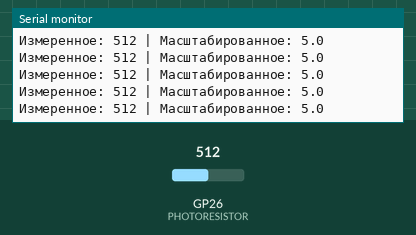
The program below on a simulated Raspberry Pi Pico. Parts: the last lines printed to the serial monitor. Inputs (shaded band) come from the test bench; at power-on: GP26 (PHOTORESISTOR) = 512.

Above: at 1.2 s.
1.3 s: GP26 (PHOTORESISTOR) set to 716
At 1.47 s:
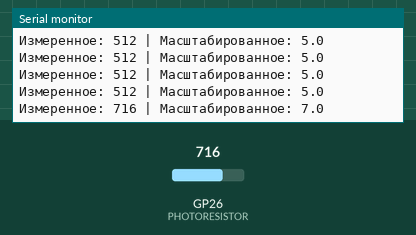
2.8 s: GP26 (PHOTORESISTOR) set to 900
At 2.81 s:
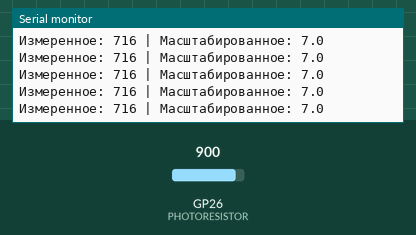
Timing chart, 0 to 5.8 s (numbered marks = the images above; inputs shaded):
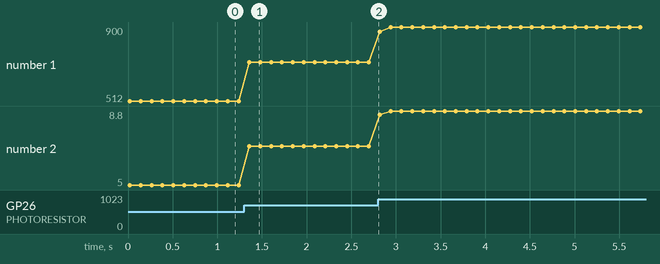

The program:

main.cpp
```cpp
#include <Arduino.h>

#define PHOTORESISTOR 26
#define SAMPLES 100

int16_t readAveraged(int pin, int samples) {
  int32_t sum = 0;
  for (int i = 0; i < samples; i++) {
    sum += analogRead(pin);
    delayMicroseconds(100);
  }
  return sum / samples;
}

void setup() {
  pinMode(PHOTORESISTOR, INPUT);
  Serial.begin(115200);
}

void loop() {
  int16_t value = readAveraged(PHOTORESISTOR, SAMPLES);
  float scaled = value * 10.0 / 1023.0;

  Serial.print("Измеренное: ");
  Serial.print(value);
  Serial.print(" | Масштабированное: ");
  Serial.println(scaled, 1);

  delay(100);
}
```

Measured:
- after the input at 1.3 s, the serial monitor: prints a new line after 0.06 s (image 1)
- plotted number 1: 512 → 716 after the input at 1.3 s, 716 → 900 after the input at 2.8 s
- plotted number 2: 5 → 7 after the input at 1.3 s, 7 → 8.8 after the input at 2.8 s
